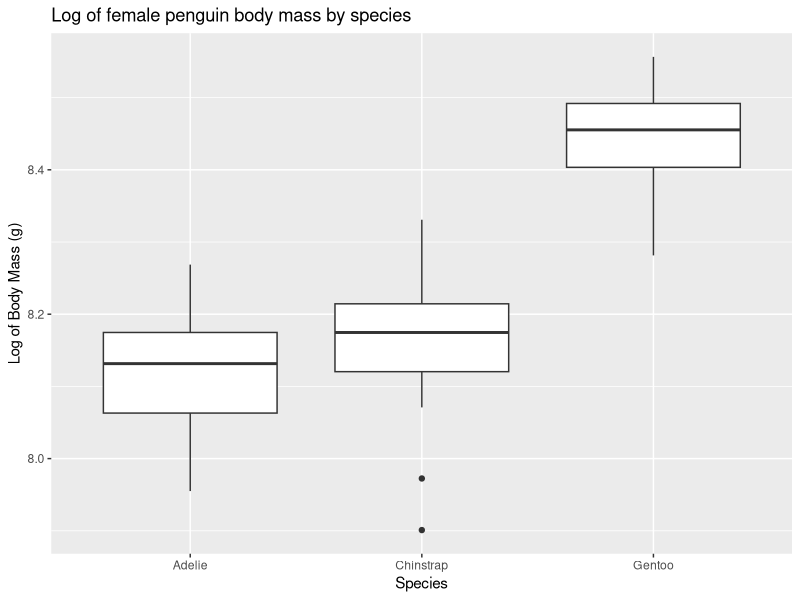
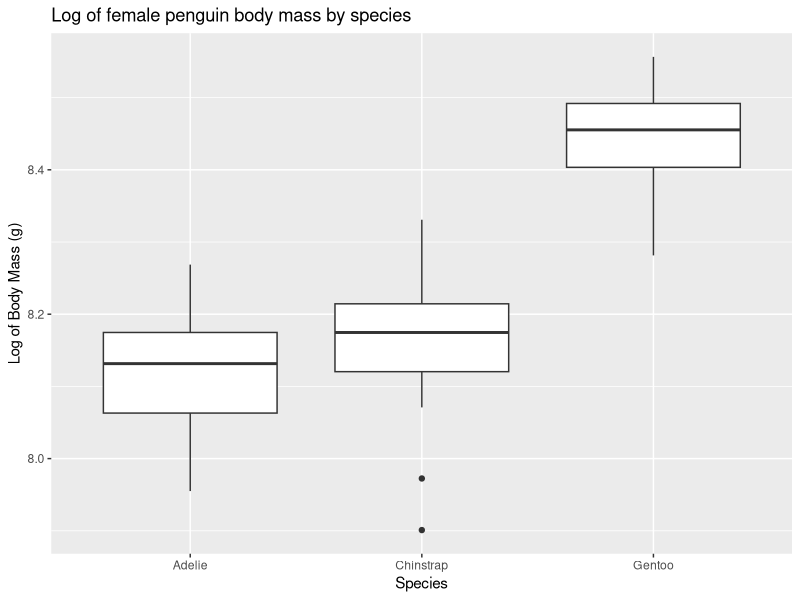

Recreate these plots in R, in order.
###created by Kelli
### Updated on 9/22/2024

###Load Libraries####
library(palmerpenguins)
library(tidyverse)
library(here)

### Load data ####
#library part of package 
glimpse(penguins)

### Analysis####

# task 1) calculate mean and variance of body mass by species, island and sex: 

task1 <- penguins %>% 
  drop_na(c(species, island, sex)) %>% #get rid of any NAs for any column
  group_by(species, island, sex) %>% #group by the desired columns
  summarise(mean_body_mass_g = mean(body_mass_g, na.rm = TRUE), #summarize the mean for each group
            var_body_mass_g = var(body_mass_g, na.rm = TRUE)) #summarize the variant for each group
view(task1)

#task 2) exclude male penguins (I am going to assume that also means NA, since I cannot confirm those AREN'T Males), log body mass, make a plot 

task2 <- penguins %>%
  filter(sex=="female") %>%
  mutate(log_mass = log(body_mass_g)) %>%
  select(c(species, island, sex, log_mass)) #selects only columns for species, island, sex and log body mass 

#plot 
ggplot(data=task2,
         mapping = aes(x = species,
                       y = log_mass,))+
  geom_boxplot(show.legend = FALSE)+
  labs(title = "Log of female penguin body mass by species",
         x = "Species",
       y = "Log of Body Mass (g)")



ggsave(here("week_04" , "outputs", "4A_homework.png"), width = 7, height = 5)


